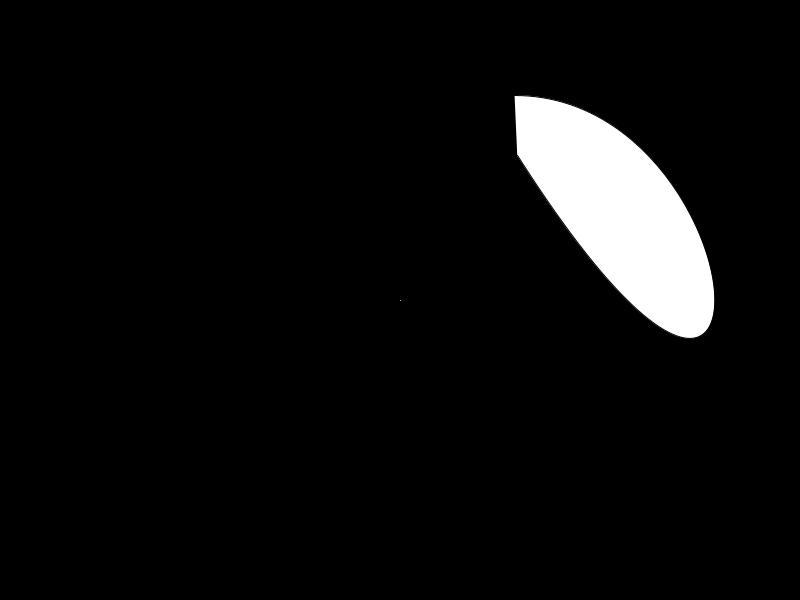
Frame 1 (no input)
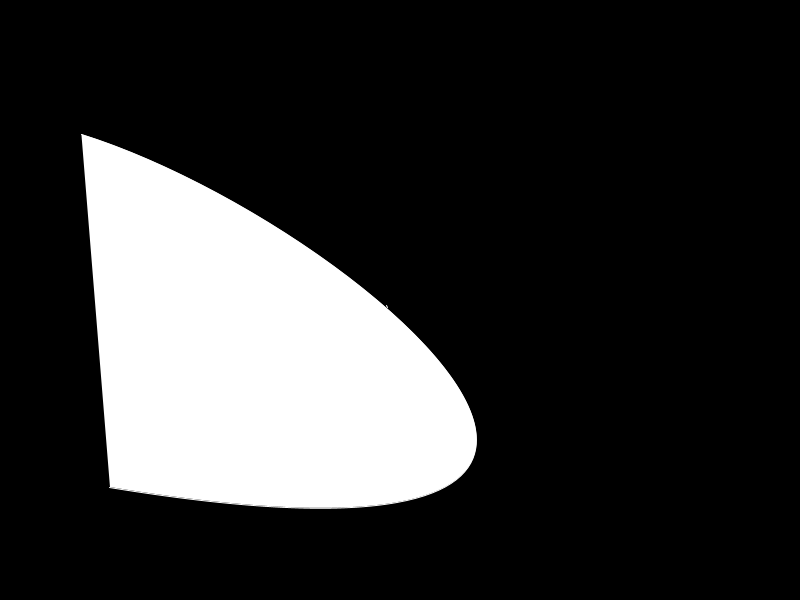
Frame 60 (the mouse pressed at the canvas centre just before this capture)
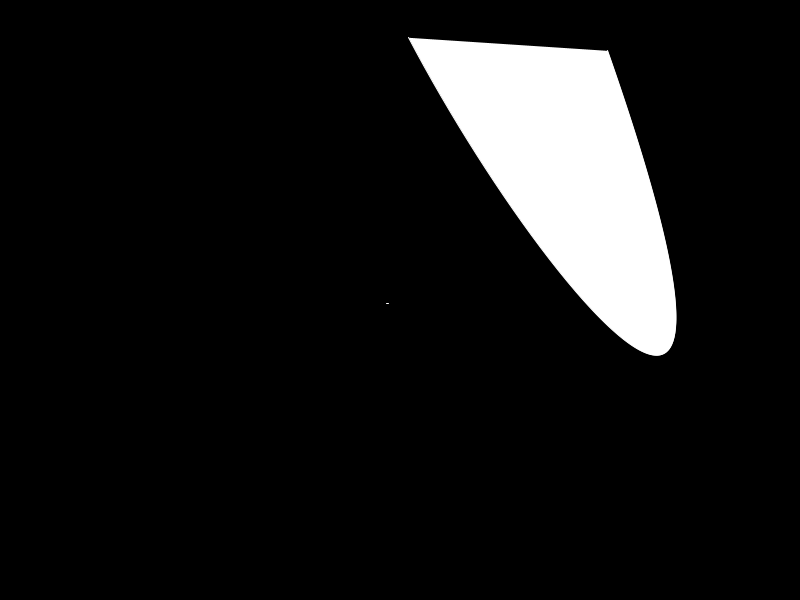
Frame 120 (the mouse held since frame 60 and released just before this capture)

The Processing sketch that drew these frames (run headless with seeded random() and noise(); from frame 60 on, the mouse is pressed at the canvas centre):

// Processing sketch: brownianMotion
// ── brownianMotion.pde
int currentX, currentY;
int lastX, lastY;

float stepRange = 3;

void setup() {
   size(800,600);
    smooth();
    background(0);
    frameRate(60);

    currentX = lastX = width / 2;
    currentY = lastY = height / 2;
}

void draw() {
 background(0);
  //noStroke();
  //fill(0, 190);
  bezier(random(width),random(height), width,height, random(800), random(400), random(600), random(300));

  lastX = currentX;
  lastY = currentY;

  // add a random increment to x and y
  currentX += int(random(-stepRange, stepRange));
  currentY += int(random(-stepRange, stepRange));

  // make sure that the position never leaves the screen
  currentX = constrain(currentX, 0, width);
  currentY = constrain(currentY, 0, height);

  stroke(255);
  line(currentX, currentY, lastX, lastY);
  // draw a line from this
  // position to the last one.
}
